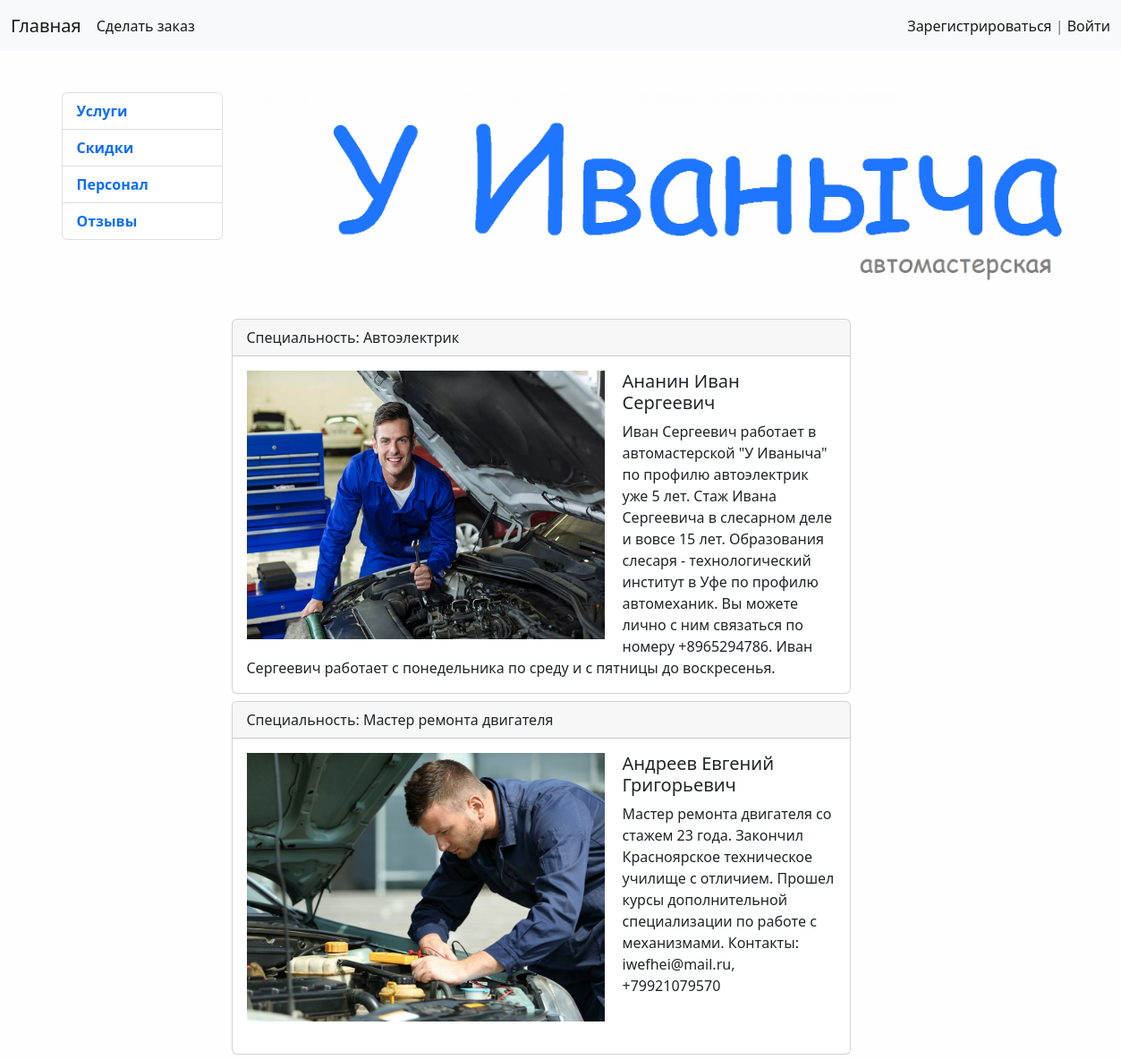
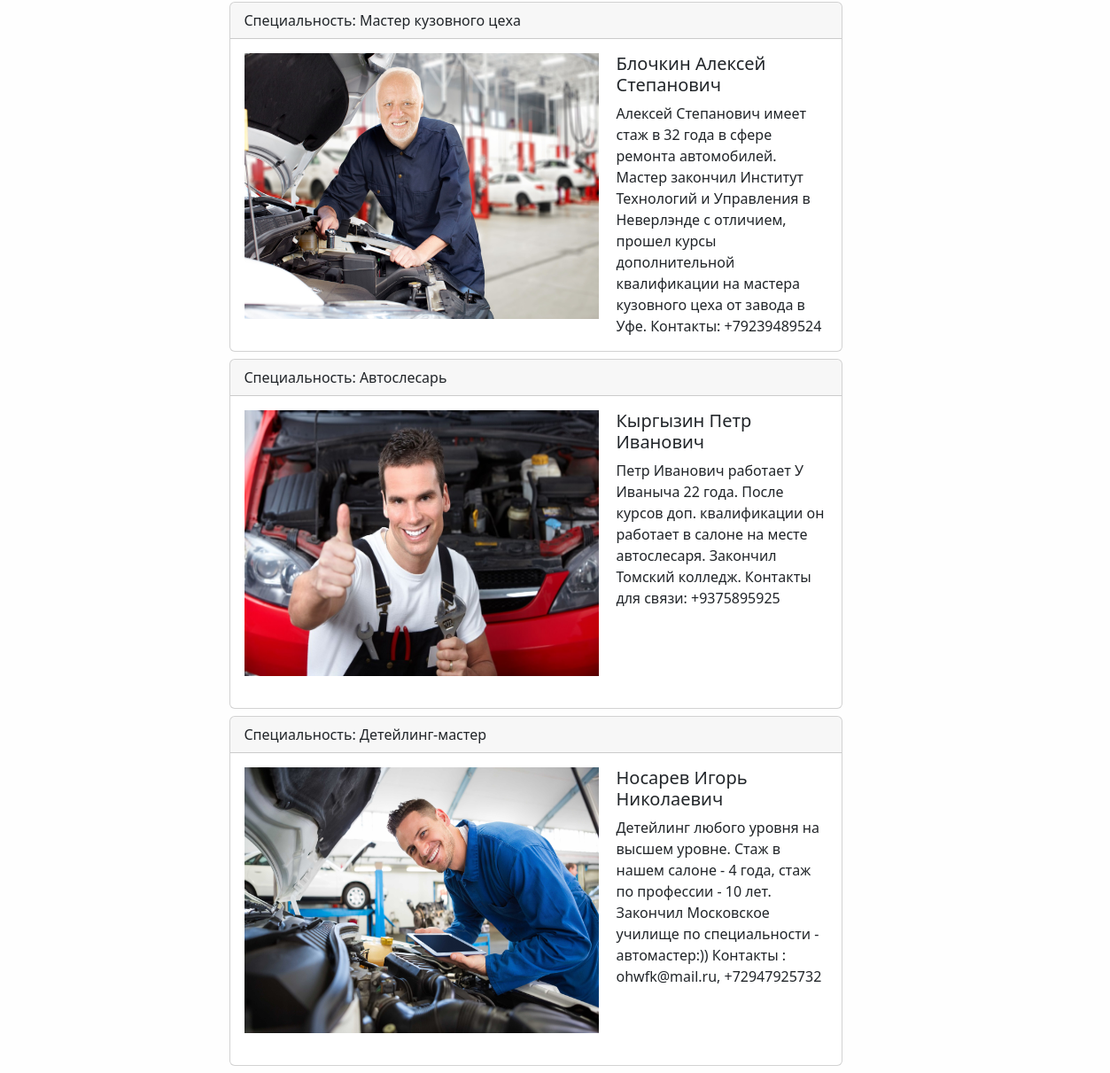
/employee/, run on the app's committed database (2 pictures, top to bottom).
### shop/models.py (models this page shows, shortened)
class Master(models.Model):
    speciality = models.CharField(max_length=150, verbose_name='Профиль')
    M_name = models.CharField(max_length=150, verbose_name='ФИО')
    box = models.ForeignKey('Box', on_delete=models.PROTECT, null=True, blank = True, verbose_name='Бокс')
    photo = models.ImageField(upload_to='photos/%Y/%m/%d/', verbose_name='Фото', blank=True)
    description = models.TextField(blank=True, verbose_name='Описание')
    class Meta:
        verbose_name = "Мастер"
        verbose_name_plural = "Мастеры"
        ordering = ['M_name']

### shop/views.py (the view)
# urls.py: path('employee/', employee, name='employee'),
def employee(request):
    employee = Master.objects.all()
    context = {
        'employee': employee
    }
    return render(request, 'shop/employee.html', context)

### shop/templates/shop/employee.html (shortened to what this page needs)
{% extends 'base.html' %}
{% block sidebar %}
{% include 'inc/__sidebar.html' %}
{% endblock %}
{% block content %}
{% for item in employee %}
    <div class="card mb-2 col-md-10">
        <div class="card-header">
            Специальность: {{item.speciality}}
        </div>
        <div class="card-body">
            <div class="media">
                {% if item.photo %}
                <img src="{{ item.photo.url }}" alt="" height="300" width="400" class="mr-3 " style="float:left;margin:0 20px 20px 0;">
                {% else %}
                <img src="https://www.tinydog.ru/wp-content/uploads/2016/05/Korgi.jpg" height="400" width="400"
                     class="mr-3" style="float:left;margin:0 20px 20px 0;">
                {% endif %}
                <div class="media-body">
                    <h5 class="card-title">{{ item.M_name }}</h5>
                    <p class="card-text" > {{item.description}} </p>
                </div>
            </div>
        </div>
    </div>
{% endfor %}
{% endblock %}

### templates/base.html (shortened to what this page needs)
<!doctype html>
{% load static %}
<html lang="en">
<head>
    <link rel="stylesheet" href="{% static 'bootstrap/css/bootstrap.min.css' %}">
    <link href="{% static 'css/style.css' %}" rel="stylesheet">
</head>
<body >
{% include 'inc/__nav.html' %}
<div class="container mt-3">
    <div class="row">
        <div class="col-md-2">
            {% block sidebar %} sidebar {% endblock %}
        </div>
        <div class="col-md-9">
            <div>
                <img src="{% static 'pic.png' %}" id="pic" style="float:top;
    margin:30px 0px 10px 30px;
    width:118%;"></div>
            {% block content %} content {% endblock %}
        </div>
    </div>
</div>
</body>
</html>

### templates/inc/__nav.html (shortened to what this page needs)
<nav class="navbar navbar-expand-lg bg-light" >
    <div class="container-fluid">
        <a class="navbar-brand" href="{% url 'home' %}">Главная</a>
        <div class="collapse navbar-collapse" class="text-block"
             id="navbarSupportedContent" >
            <ul class="navbar-nav me-auto mb-2 mb-lg-0" style="margin: 1px;">
                <li class="navbar-text" > <a href="{% url 'to_order' %}" style="text-decoration: none; "> Сделать заказ </a> </li>
            </ul>
            {% if not request.user.is_authenticated %}
            <span class="navbar-text"> <a href="{% url 'register' %}"
                                          style="text-decoration: none;"> Зарегистрироваться </a>
                | <a href="{% url 'login' %}" style="text-decoration: none;"> Войти</a>
            </span>
            {% else %}
            Добро пожаловать, {{ user.username }} |
            <span class="navbar-text">  <a href="{% url 'logout' %}" style="text-decoration: none;">Выйти</a>
            </span>
            {% endif %}
        </div>
    </div>
</nav>

### templates/inc/__sidebar.html
<ul class="list-group">
  <li class="list-group-item"> <a href="{% url 'offersspectrs' %}" style="text-decoration: none;font-weight:600; "> Услуги </a> </li>
  <li class="list-group-item"> <a href="{% url 'discounts' %}" style="text-decoration: none; font-weight:600;">Скидки</a> </li>
  <li class="list-group-item"> <a href="{% url 'employee' %}" style="text-decoration: none; font-weight:600;">Персонал</a> </li>
  <li class="list-group-item"> <a href="{% url 'feedback' %}" style="text-decoration: none; font-weight:600;">Отзывы</a> </li>
</ul>

### autorepairment/static/css/style.css (style rules this page uses)
body { background-color: #fefefefe; }
ul { width:180px; float:bottom; margin:30px 0px 20px 0px; }

### data on the page
Master: speciality "Автоэлектрик", photo (picture), M_name "Ананин Иван Сергеевич", description "Иван Сергеевич работает в автомастерской \"У Иваныча\" по профилю автоэлектрик уже 5 лет. Стаж Ивана Сергеевича в слесарном деле и вовсе 15 лет. Образования слесаря - технологический институт в Уфе по профилю автомеханик. Вы можете лично с ним связаться по номеру +8965294786. Иван Сергеевич работает с понедельника по среду и с пятницы до воскресенья."
Master: speciality "Мастер ремонта двигателя", photo (picture), M_name "Андреев Евгений Григорьевич", description "Мастер ремонта двигателя со стажем 23 года. Закончил Красноярское техническое училище с отличием. Прошел курсы дополнительной специализации по работе с механизмами. Контакты: iwefhei@mail.ru, +79921079570"
Master: speciality "Мастер кузовного цеха", photo (picture), M_name "Блочкин Алексей Степанович", description "Алексей Степанович имеет стаж в 32 года в сфере ремонта автомобилей. Мастер закончил Институт Технологий и Управления в Неверлэнде с отличием, прошел курсы дополнительной квалификации на мастера кузовного цеха от завода в Уфе. Контакты: +79239489524"
Master: speciality "Автослесарь", photo (picture), M_name "Кыргызин Петр Иванович", description "Петр Иванович работает У Иваныча 22 года. После курсов доп. квалификации он работает в салоне на месте автослесаря. Закончил Томский колледж. Контакты для связи: +9375895925"
Master: speciality "Детейлинг-мастер", photo (picture), M_name "Носарев Игорь Николаевич", description "Детейлинг любого уровня на высшем уровне. Стаж в нашем салоне - 4 года, стаж по профессии - 10 лет. Закончил Московское училище по специальности - автомастер:)) Контакты : ohwfk@mail.ru, +72947925732"
